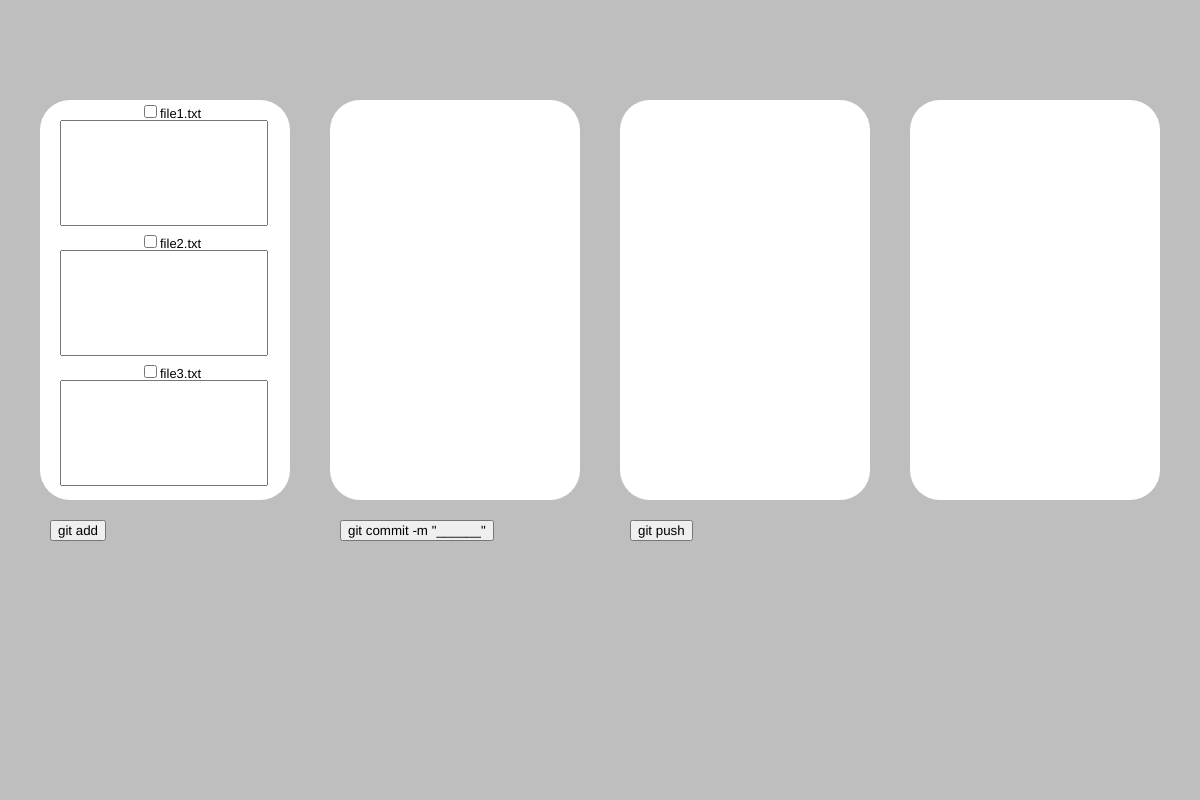
Frame 1 (no input)
Frame 60 (no input): identical to frame 1, image omitted
Frame 120 (the mouse pressed at the canvas centre since frame 60): identical to frame 1, image omitted

The p5.js sketch that drew this single still picture (run headless with seeded random() and noise() and a simulated clock; from frame 60 on, the mouse is pressed at the canvas centre):

// p5.js sketch
// ── sketch.js
let file1Select, file2Select, file3Select;
let file1og, file2og, file3og;
let file1, file2, file3;
let addButton, commitButton, pushButton;
let commitMessage;
let checked, changes;
let stagePanelItems, localRepoItems, remoteRepoItems;

function setup() { //set up goes in here
  checked = 0;
  file1og = ""; file2og = ""; file3og = "";
  changes = [];
  stagePanelItems = []; localRepoItems = []; remoteRepoItems = [];

  //create the working canvas
  createCanvas(1200, 800); 
  background(190); 
  textSize(11);
  textFont('Arial');

  //set up diagrams
  let width = 250;
  let height = 400;
  let curve = 30;
  let buffer = 40;
  noStroke();
  rect(buffer, 100, width, height, curve);
  rect(buffer*2 + width, 100, width, height, curve);
  rect(buffer*3 + width*2, 100, width, height, curve);
  rect(buffer*4 + width*3, 100, width, height, curve);

  //make "add" panel
  file1Select = createCheckbox('file1.txt', false);
  file1Select.style('font-size', '13px');
  file1Select.style('font-family', 'Arial');
  file1Select.position(140, 102);
  file1Select.changed(add1);
  file2Select = createCheckbox('file2.txt', false);
  file2Select.style('font-size', '13px');
  file2Select.style('font-family', 'Arial');
  file2Select.position(140, 232);
  file2Select.changed(add2);
  file3Select = createCheckbox('file3.txt', false);
  file3Select.style('font-size', '13px');
  file3Select.style('font-family', 'Arial');
  file3Select.position(140, 362);
  file3Select.changed(add3);

  file1 = createInput();
  file1.size(200, 100)
  file1.position(60, 120);
  file2 = createInput();
  file2.size(200, 100)
  file2.position(60, 250);
  file3 = createInput();
  file3.size(200, 100)
  file3.position(60, 380);

  // create buttons
  addButton = createButton('git add');
  addButton.position(buffer + 10, 520);
  addButton.mousePressed(doAdd);
  commitButton = createButton('git commit -m "______"');
  commitButton.position(buffer*2 + width + 10, 520);
  commitButton.mousePressed(doCommit);
  pushButton = createButton('git push');
  pushButton.position(buffer*3 + width*2 + 10, 520);
  pushButton.mousePressed(doPush);
}

function doAdd() {

  //uncheck everything
  file1Select.checked(false);
  file2Select.checked(false);
  file3Select.checked(false);

  //add stuff to the staging area
  if (addButton.html().includes("file1.txt")) {
    //get the changed value
    let totaltxt = file1.value();
    let changed = totaltxt.replace(file1og, "");
    file1og = totaltxt;
    changes.push("+" + changed);
  }
  if (addButton.html().includes("file2.txt")) {
    let totaltxt = file2.value();
    let changed = totaltxt.replace(file2og, "");
    file2og = totaltxt;
    changes.push("+" + changed);
  }
  if (addButton.html().includes("file3.txt")) {
    let totaltxt = file3.value();
    let changed = totaltxt.replace(file3og, "");
    file3og = totaltxt;
    changes.push("+ " + changed);
  }
  stage();

  //change the add button text back
  addButton.html('git add');

  //enable commit message
  text('commit message:', 345, 450);
  commitMessage = createInput();
  commitMessage.position(345, 460);
}

function stage() {
  console.log(changes);
  let x = 345;
  let startPos = 120;
  let buffer = 20;
  let height = 40;
  let width = 200;
  let curve = 20;
  
  let c = color(190);
  fill(c);
  noStroke();

  for (let i=0; i<checked; i++) {
    // c = color(190);
    // fill(c);
    // rect(x, startPos, width, height, curve);
    // c = color(0);
    // fill(c);
    // text(changes[i], x + 15, startPos + 15, width-20, height-20);
    // startPos += height + buffer;
    let change = createButton(changes[i]);
    change.style('border', 'none', 'color', '#D3D3D3', 'border-radius', '12px');
    change.position(x + 15, startPos + 15);
    stagePanelItems.push(change);
    startPos += height + buffer;
  }

  //reset values
  changes = [];
  checked = 0;
}

function doCommit() {
  //get rid of everything in the staging panel

  //copy commit message into the local repo panel
  let message = commitMessage.value();

  //empty out the commit input 
  commitMessage.value('');
}

function doPush() {
  //copy everything from the local repo panel to the remote repo panel
}

function add1() { 
  if (file1Select.checked()) {
    checked += 1;
    //change the text of addButton
    let newText = addButton.html() + ' file1.txt';
    addButton.html(newText);
  } else {
    checked -= 1;
    //change the text of addButton
    let newText = addButton.html().replace('file1.txt', '');
    addButton.html(newText);
  }
}

function add2() {
  if (file2Select.checked()) {
    checked += 1;
    //change the text of addButton
    let newText = addButton.html() + ' file2.txt';
    addButton.html(newText);
  } else {
    checked -= 1;
    //change the text of addButton
    let newText = addButton.html().replace('file2.txt', '');
    addButton.html(newText);
  }
}

function add3() {
  if (file3Select.checked()) {
    checked += 1;
    //change the text of addButton
    let newText = addButton.html() + ' file3.txt';
    addButton.html(newText);
  } else {
    checked -= 1;
    //change the text of addButton
    let newText = addButton.html().replace('file3.txt', '');
    addButton.html(newText);
  }
}

function draw() { // loops over and over again
  // put drawing code here
}
